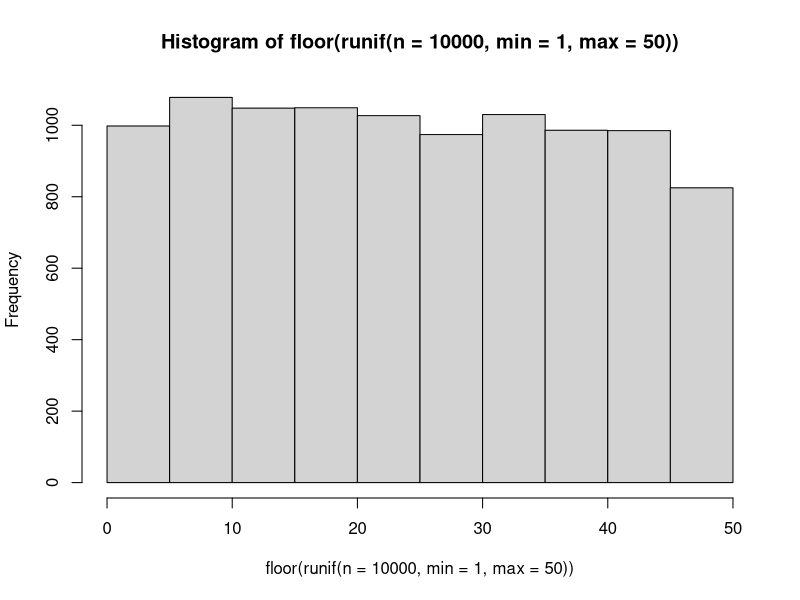
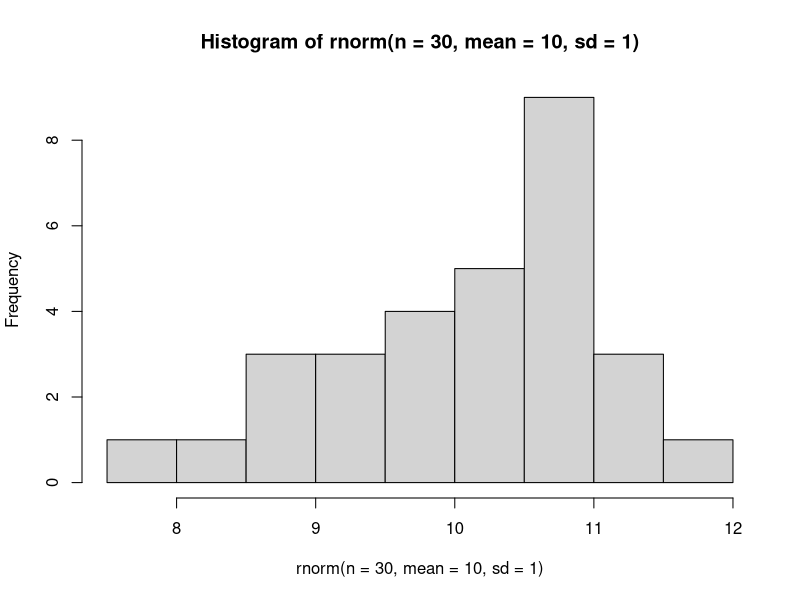
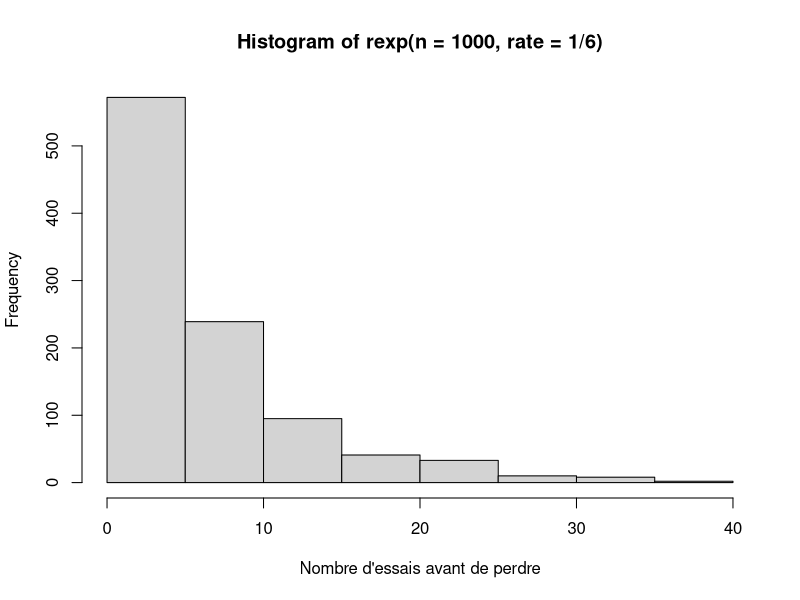
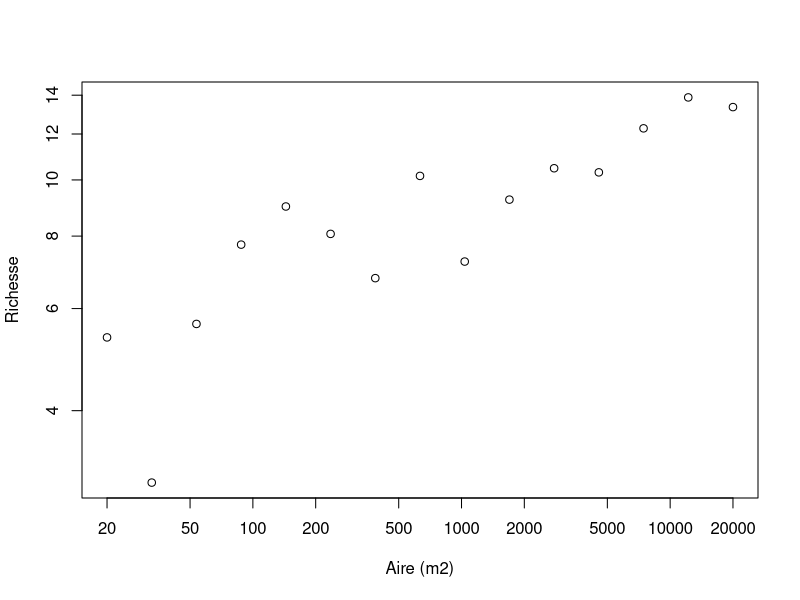
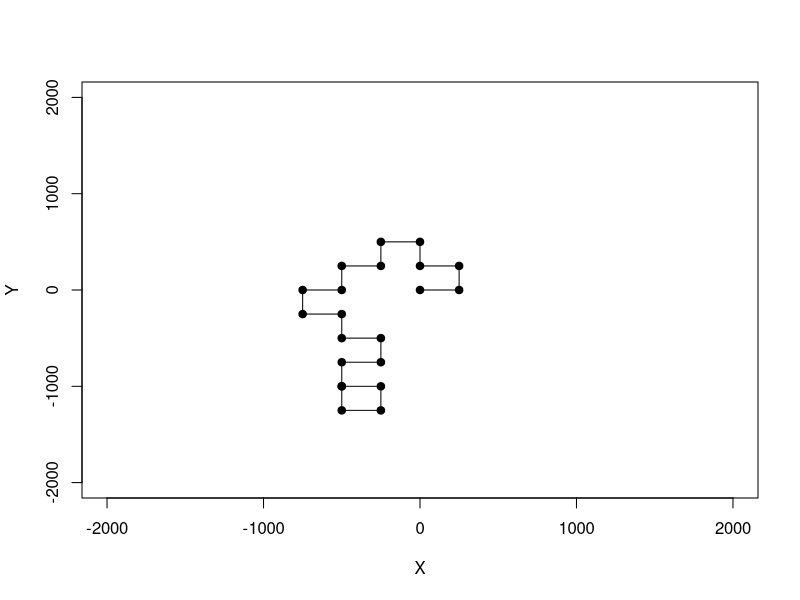
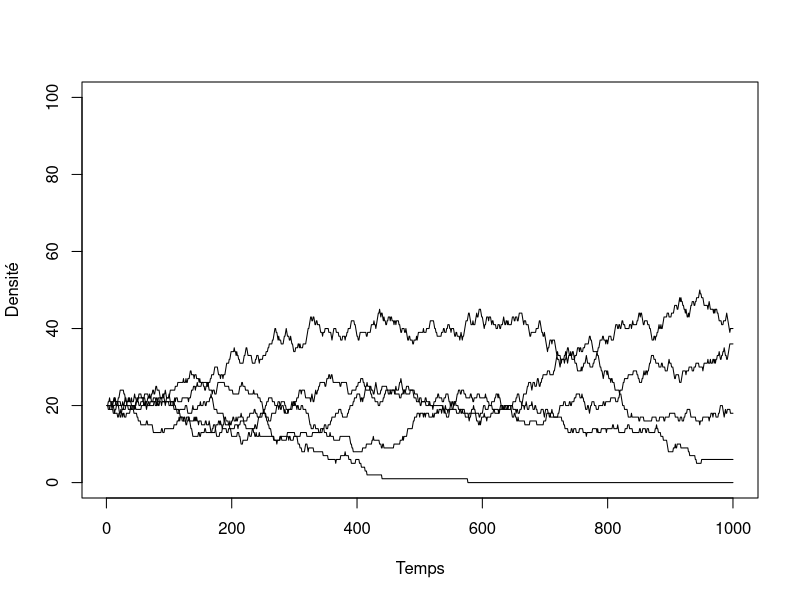
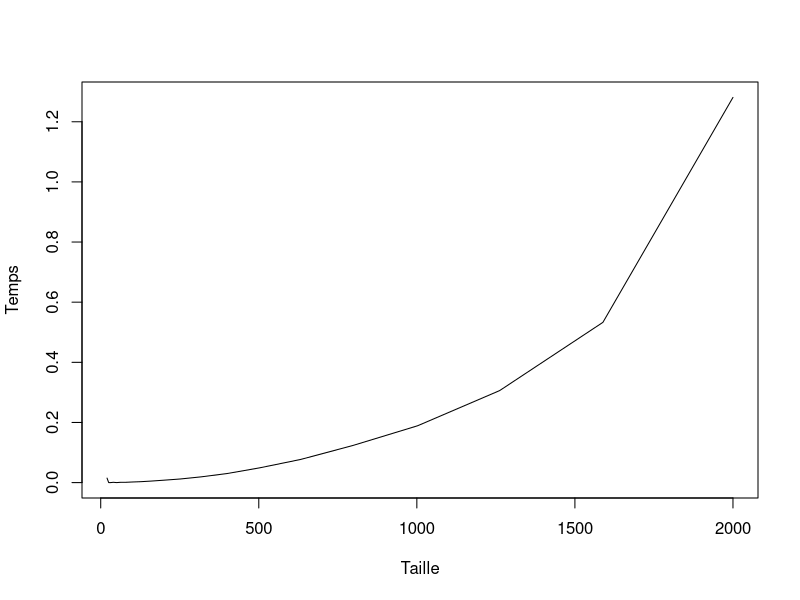

These figures' R source, in order:
## ---- chunk 1
tri <- function(x){
	# Calcul de la dimension du vecteur
	taille = length(x)
	ordre = "NON"
	# Boucle qui tourne jusqu'à ce que tout soit en ordre
	while(ordre == "NON") {
		ordre = "OUI"
		# Boucle qui passe tous les éléments en paires
		for(i in 1:(taille-1)) {
			if(x[i+1] < x[i]) {
				# Inversion des deux lettres
				x[c(i,i+1)] = x[c(i+1,i)]
				# Comme un changement a été fait, l'ordre
				# n'est pas encore garanti
				ordre = "NON"
			}
		}
	}
	return(x)
}
## ---- chunk 2
valeurs = c("2", "3", "4", "5", "6", "7", "8", "9", "10", "valet", "reine", "roi", "as")
couleurs = rep(c("pique", "trèfle", "carreau", "coeur"),each = 13)
cartes = paste(valeurs,"-",couleurs)
tirage = function(n, cartes) {
    sample(x = cartes, size = n, replace = FALSE)
}
tirage(3, cartes)
## ---- chunk 3
hist(floor(runif(n = 10000, min = 1, max = 50)))
## ---- chunk 4
hist(rnorm(n = 30, mean = 10, sd = 1))
## ---- chunk 5
rbinom(n = 10, size = 1, prob = 0.5)
## ---- chunk 6
rmultinom(n = 3, size = 1, prob = rep(1/6, 6))
## ---- chunk 7
hist(rexp(n = 1000, rate = 1/6),
xlab = "Nombre d'essais avant de perdre")
## ---- chunk 8
A = 2*10^seq(1, 4, length.out = 15)
c = 3
z = 0.15
S = rnorm(15, mean = c*A^z, sd = 1.5)
plot(A, S, xlab = "Aire (m2)", ylab = "Richesse",
  log = "xy")
## ---- chunk 9
set.seed(1)
p <- 0.55
alea <- runif(n = 1, min = 0, max = 1)
if(alea < p) res = "pile" else res = "face"
res
## ---- chunk 10
nsteps = 20
xy = matrix(0,nr = 21, nc = 2)
xy[1,] = c(0,0)
direction = 0
set.seed(2)
for(step in 2:(nsteps+1)) {
    # Ḑe quel côté tourner ?
    if(runif(1,0,1) < 0.5) {
      # Tourne à droite
      direction = direction + pi/2 
    }
    else {
      # Tourne à gauche  
      direction = direction - pi/2
    }
    # Calcul des nouvelles coordonnées
    xy[step,1] = xy[step-1,1] + sin(direction)*250 
    xy[step,2] = xy[step-1,2] + cos(direction)*250 
}
## ---- chunk 11
plot(xy[,1],xy[,2], type = "l", xlim = c(-2000,2000),ylim = c(-2000,2000),
    xlab = "X", ylab = "Y")
points(xy[,1],xy[,2],pch = 19)
## ---- chunk 12
etats <- c("A", "B", "C", "D", "E")
p = c(0.1, 0.5, 0.2, 0.05, 0.15)
sum(p)

# On utilise cumsum pour calculer la probabilité cumulative
cump <- cumsum(p)
cump
## ---- chunk 13
alea <- runif(1,0,1)
alea
n_etats <- 5; i = 1; plus_petit = FALSE
while(plus_petit == FALSE) {
    if(alea < cump[i]) {
        decision = etats[i]
        plus_petit = TRUE
    }
    else {
        i = i + 1
    }
}
decision
## ---- chunk 14
tirage <- function(p) {
    etats <- c("A", "B", "C", "D", "E")
    res <- rmultinom(n=1,size=1,prob=p)
    etats[which(res==1)]
}
tirage(p)
## ---- chunk 15
nsteps <- 1000
S <- 5
K <- 100
N <- matrix(nr = nsteps, nc = S)

# Une fonction utile pour faire des tirages
# Elle retourne la position de l'espèce pigée au hasard
tirage  <- function(p) {
    res <- rmultinom(n=1,size=1,prob=p)
    return(which(res==1))
}
## ---- chunk 16
# On démarre la simulation avec 20 individus par espèce
N[1,] =rep(K/S, S)

# La boucle principale
for(step in 2:nsteps) {

    # Calcul de l'abondance relative
    p = N[step-1,] / K

    # On tire l'identité de l'espèce qui meurt
    ID_mort = tirage(p)

    # On applique le changement
    N[step,] = N[step-1,]
    N[step,ID_mort] = N[step,ID_mort] - 1

    # On tire l'identité de la recrue
    ID_recrue = tirage(p)
    N[step,ID_recrue] = N[step,ID_recrue] + 1
}
## ---- chunk 17
# Illustration des résultats
plot(c(1:nsteps), N[,1], type = "l", ylim = c(0,K),
    xlab = "Temps", ylab = "Densité")
for(i in 2:S) lines(c(1:nsteps), N[,i])
## ---- chunk 18
x = runif(1000)
system.time(sort(x))
system.time(tri(x))

## ---- chunk 19
n = 2*10^seq(1,3,0.1)
res = numeric(length(n))
for(i in 1:length(res)) {
	x = runif(n[i])
	res[i] = system.time(tri(x))[3]
}
plot(n,res, type = "l", xlab = "Taille", ylab = "Temps")
## ---- chunk 20
f1 <- function(x) {
	taille <- length(x)
	x2 <- numeric(taille)
	for(i in 1:taille) if(x[i] < 0.5) x2[i] <- 1
}
f2 <- function(x) {
	x2 <- x*0
	x2[x<0.5] <- 1
}
## ---- chunk 21
x = runif(1000000)
system.time(f1(x))
system.time(f2(x))
## ---- chunk 22
f1 <- function(x) {
	res <- numeric(ncol(x))
	for(j in 1:ncol(x)) {
		for(i in 1:nrow(x)){
			res[x] = res[j] + x[i,j]
		}
	}
}
X = matrix(runif(100*100),nr=100,nc=100)
## ---- chunk 23
system.time(rowSums(X))
system.time(apply(X,2,sum))
system.time(f1(X))
